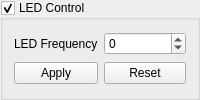
         <widget class="QGroupBox" name="LEDCGroupBox">
          <property name="title">
           <string>LED Control</string>
          </property>
          <property name="checkable">
           <bool>true</bool>
          </property>
          <property name="checked">
           <bool>true</bool>
          </property>
          <layout class="QGridLayout" name="LEDLayout">
           <item row="0" column="0">
            <widget class="QLabel" name="LEDFrequencyLabel">
             <property name="text">
              <string>LED Frequency</string>
             </property>
            </widget>
           </item>
           <item row="0" column="1">
            <widget class="QSpinBox" name="LEDFrequencySpinBox">
             <property name="accelerated">
              <bool>true</bool>
             </property>
             <property name="minimum">
              <number>-1</number>
             </property>
             <property name="maximum">
              <number>10000000</number>
             </property>
            </widget>
           </item>
           <item row="1" column="1">
            <widget class="QPushButton" name="LEDFrequencyReset">
             <property name="text">
              <string>Reset</string>
             </property>
            </widget>
           </item>
           <item row="1" column="0">
            <widget class="QPushButton" name="LEDFrequencyApply">
             <property name="text">
              <string>Apply</string>
             </property>
            </widget>
           </item>
          </layout>
         </widget>
